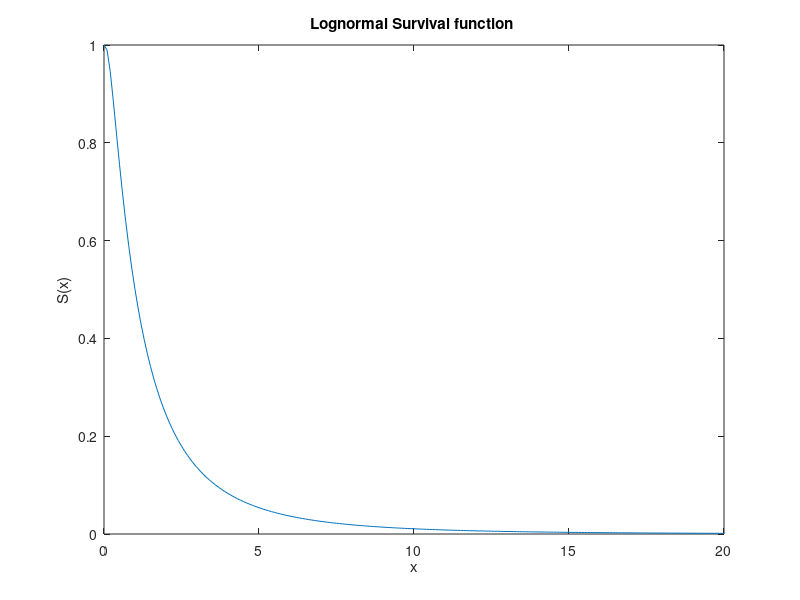
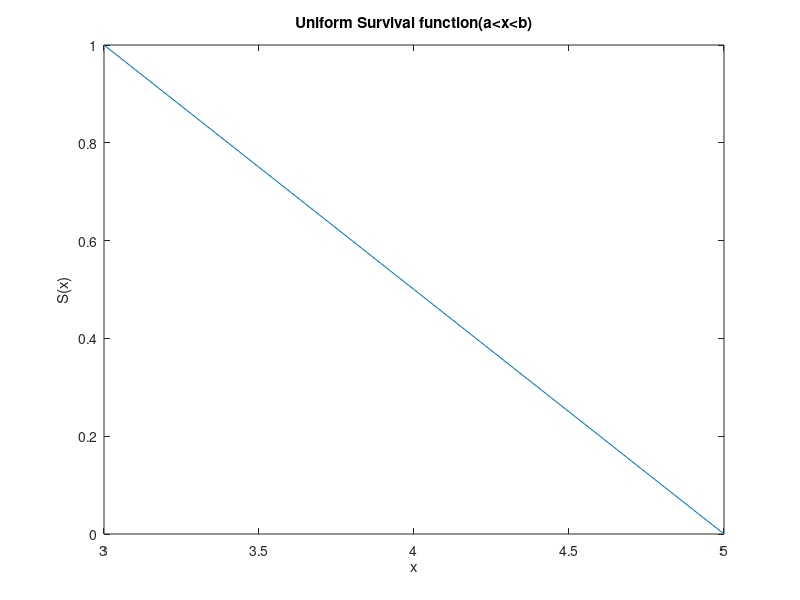
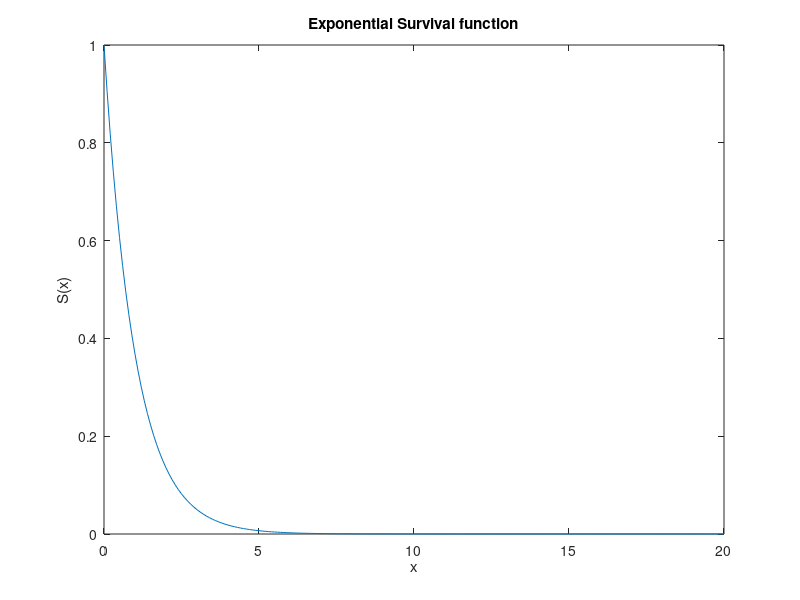
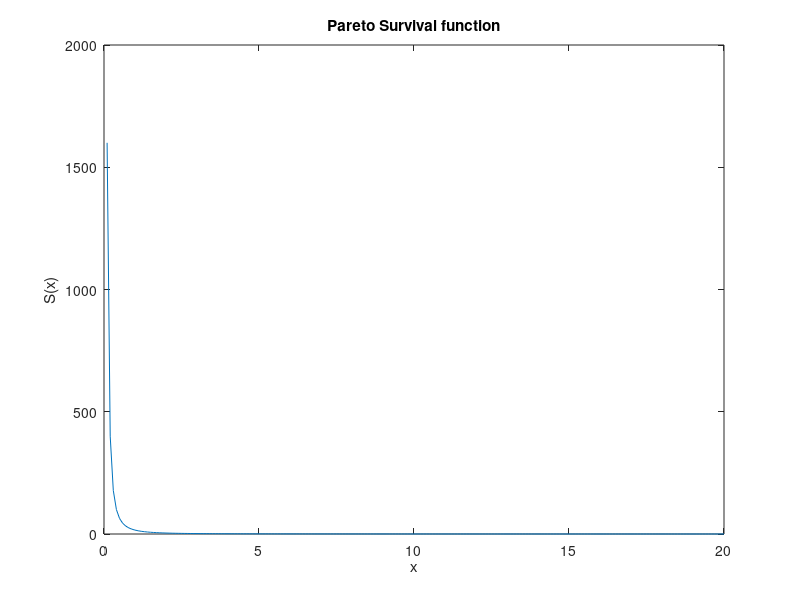

Write the MATLAB code that produced these figures, in order.
%Survival function Plots
clc
clear all
close all
%% Normal
x=-4:0.1:4;
S_normal=qfunc(x);
plot(x,S_normal)
title("Normal Survival function")
xlabel("x")
ylabel("S(x)")

%% Log-normal
x=00:0.1:20;
S_lognormal=qfunc(log(x));
plot(x,S_lognormal)
title("Lognormal Survival function ")
xlabel("x")
ylabel("S(x)")

%% Uniform
a=3;
b=5;
x=3:0.1:5;
S_uniform=(b-x)./(b-a);
figure
plot(x,S_uniform)
title("Uniform Survival function(a<x<b)")
xlabel("x")
ylabel("S(x)")
%% Exponential
lambda=1;
figure
x=0:0.1:20;
S_exponential=exp(1).^(-x.*lambda);
plot(x,S_exponential)
title("Exponential Survival function")
xlabel("x")
ylabel("S(x)")
%% Pareto
x=0:0.1:20;
xm=4;%mode
alpha=2;
S_pareto=(xm./x).^alpha;
figure
plot(x,S_pareto)
title("Pareto Survival function")
xlabel("x")
ylabel("S(x)")

%% Weibul
tau1=2;
tau2=0.2;
beta=2;
S_weibul=exp(1).^(-x*beta);
figure
plot(x,S_weibul)
title("Weibul Survival function")
xlabel("x")
ylabel("S(x)")